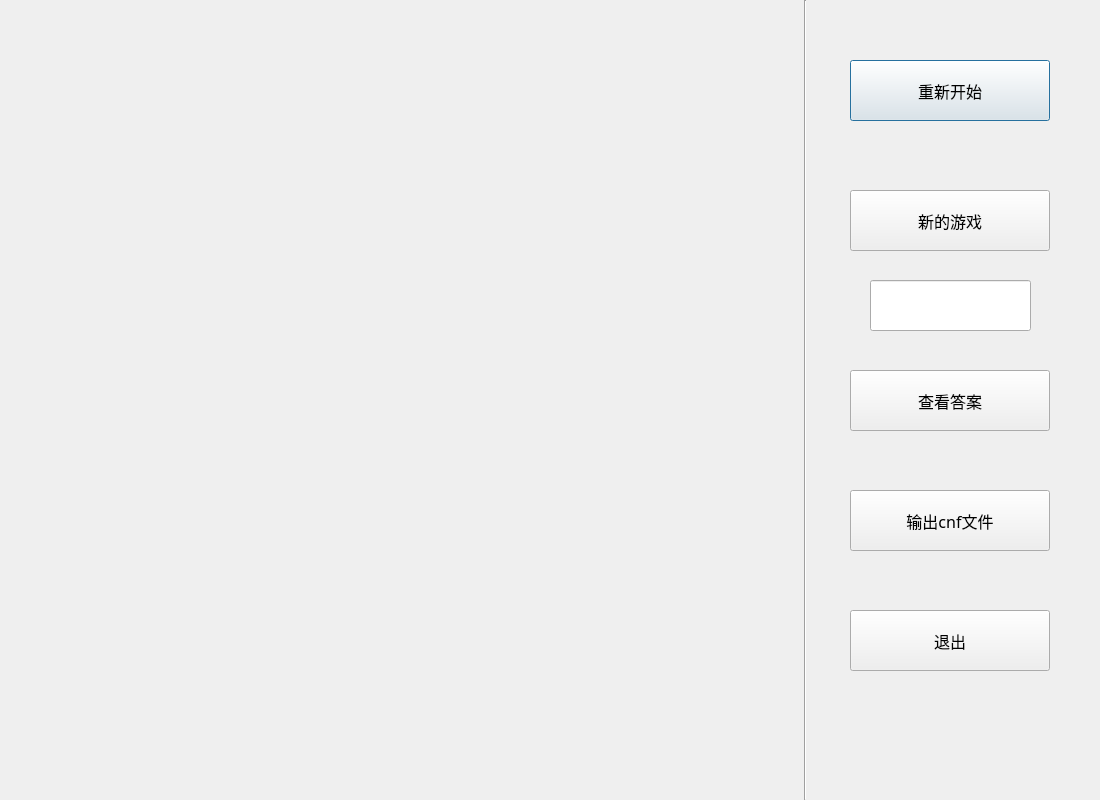
<?xml version="1.0" encoding="UTF-8"?>
<ui version="4.0">
 <class>SudokuDialog</class>
 <widget class="QDialog" name="SudokuDialog">
  <property name="geometry">
   <rect>
    <x>0</x>
    <y>0</y>
    <width>1100</width>
    <height>800</height>
   </rect>
  </property>
  <property name="windowTitle">
   <string>Dialog</string>
  </property>
  <widget class="Line" name="line">
   <property name="geometry">
    <rect>
     <x>800</x>
     <y>0</y>
     <width>10</width>
     <height>800</height>
    </rect>
   </property>
   <property name="orientation">
    <enum>Qt::Vertical</enum>
   </property>
  </widget>
  <widget class="QPushButton" name="ReStart">
   <property name="geometry">
    <rect>
     <x>850</x>
     <y>60</y>
     <width>200</width>
     <height>61</height>
    </rect>
   </property>
   <property name="font">
    <font>
     <family>宋体</family>
     <pointsize>12</pointsize>
    </font>
   </property>
   <property name="cursor">
    <cursorShape>OpenHandCursor</cursorShape>
   </property>
   <property name="text">
    <string>重新开始</string>
   </property>
  </widget>
  <widget class="QPushButton" name="NewGame">
   <property name="geometry">
    <rect>
     <x>850</x>
     <y>190</y>
     <width>200</width>
     <height>61</height>
    </rect>
   </property>
   <property name="font">
    <font>
     <family>宋体</family>
     <pointsize>12</pointsize>
    </font>
   </property>
   <property name="cursor">
    <cursorShape>OpenHandCursor</cursorShape>
   </property>
   <property name="text">
    <string>新的游戏</string>
   </property>
  </widget>
  <widget class="QPushButton" name="Answer">
   <property name="geometry">
    <rect>
     <x>850</x>
     <y>370</y>
     <width>200</width>
     <height>61</height>
    </rect>
   </property>
   <property name="font">
    <font>
     <family>宋体</family>
     <pointsize>12</pointsize>
    </font>
   </property>
   <property name="cursor">
    <cursorShape>OpenHandCursor</cursorShape>
   </property>
   <property name="text">
    <string>查看答案</string>
   </property>
  </widget>
  <widget class="QPushButton" name="BtnClose">
   <property name="geometry">
    <rect>
     <x>850</x>
     <y>610</y>
     <width>200</width>
     <height>61</height>
    </rect>
   </property>
   <property name="font">
    <font>
     <family>宋体</family>
     <pointsize>12</pointsize>
    </font>
   </property>
   <property name="cursor">
    <cursorShape>OpenHandCursor</cursorShape>
   </property>
   <property name="text">
    <string>退出</string>
   </property>
  </widget>
  <widget class="QPushButton" name="OutPut">
   <property name="geometry">
    <rect>
     <x>850</x>
     <y>490</y>
     <width>200</width>
     <height>61</height>
    </rect>
   </property>
   <property name="font">
    <font>
     <family>宋体</family>
     <pointsize>12</pointsize>
    </font>
   </property>
   <property name="cursor">
    <cursorShape>OpenHandCursor</cursorShape>
   </property>
   <property name="text">
    <string>输出cnf文件</string>
   </property>
  </widget>
  <widget class="QLineEdit" name="HolesEdit">
   <property name="geometry">
    <rect>
     <x>870</x>
     <y>280</y>
     <width>161</width>
     <height>51</height>
    </rect>
   </property>
  </widget>
 </widget>
 <resources/>
 <connections>
  <connection>
   <sender>BtnClose</sender>
   <signal>clicked()</signal>
   <receiver>SudokuDialog</receiver>
   <slot>close()</slot>
   <hints>
    <hint type="sourcelabel">
     <x>720</x>
     <y>440</y>
    </hint>
    <hint type="destinationlabel">
     <x>399</x>
     <y>299</y>
    </hint>
   </hints>
  </connection>
 </connections>
</ui>
